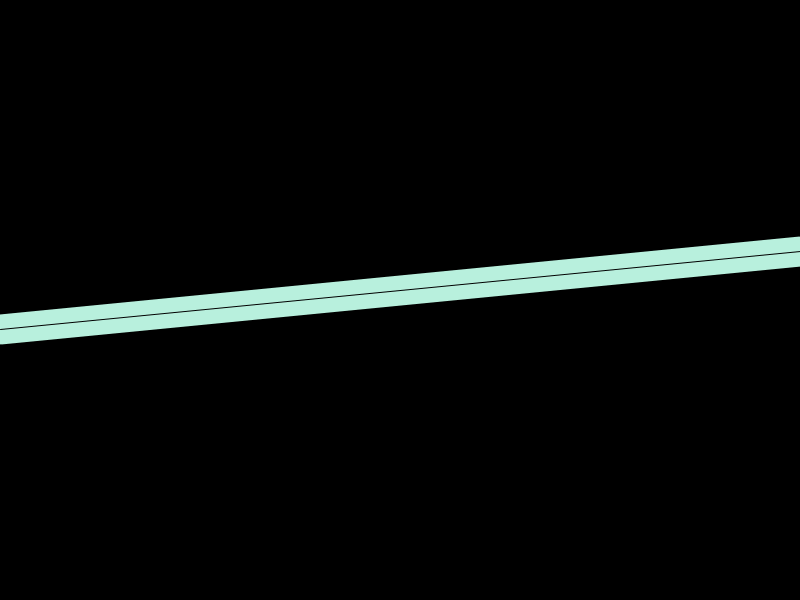
Frame 1 (no input)
Frame 60 (the mouse pressed at the canvas centre just before this capture): identical to frame 1, image omitted
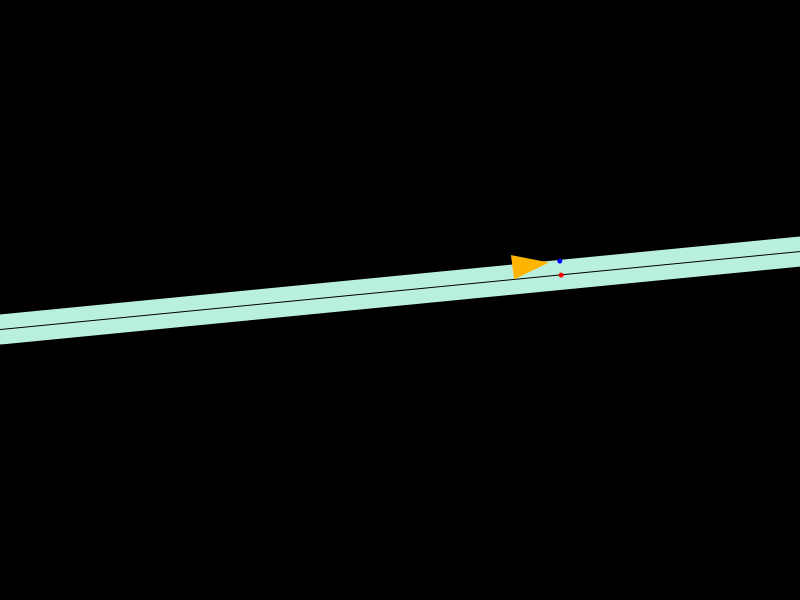
Frame 120 (the mouse held since frame 60 and released just before this capture)

The Processing sketch that drew these frames (run headless with seeded random() and noise(); from frame 60 on, the mouse is pressed at the canvas centre):

// Processing sketch: SeguimientoRutas
// ── SeguimientoRutas.pde
ArrayList<Vehicle> vehicles;
Path p;

void setup() {
	size(800, 600);
	vehicles = new ArrayList();
	p = new Path(0, height/2 + random(-100, 100), width, height/2 + random(-100, 100));
	background(0);
}

void draw() {
	background(0);
	p.display();
	for(Vehicle v : vehicles){
		v.follow(p);
		v.update();
		v.display();
	}
}

void mousePressed(){
	Vehicle v = new Vehicle(mouseX, mouseY, PVector.random2D());
	vehicles.add(v);
}
// ── Path.pde
class Path{

	PVector start;
	PVector end;
	float radius;

	Path (float x1, float y1, float x2, float y2) {
		start = new PVector(x1, y1);
		end = new PVector(x2, y2);
		radius = 15;
	}

	void display(){
		strokeWeight(radius * 2);
		stroke(#B8F0DD);
		line(start.x, start.y, end.x, end.y);
		strokeWeight(1);
		stroke(0);
		line(start.x, start.y, end.x, end.y);
	}

}
// ── Vehicle.pde
class Vehicle {
  PVector pos;
  PVector vel;
  PVector acc;
  float mass;
  float maxSpeed;
  float maxForce;
  float arrivalRadius;
  float lookAhead;
  boolean debug;

  float r;
  color c;
  boolean wrapBorders;

  Vehicle(float x, float y, PVector vel) {
    pos = new PVector(x, y);
    this.vel = vel;
    acc = new PVector(0, 0);
    mass = random(1.5, 2.5);
    r = mass * 5;
    maxSpeed = 3;
    maxForce = 0.2;
    lookAhead = 50;
    c = color(255, 180, 0);
    arrivalRadius = 200;
    wrapBorders = true;
    debug = true;
  }
  void update() {
    vel.add(acc);
    vel.limit(maxSpeed);
    pos.add(vel);
    acc.mult(0);
    borders();
  }
  void applyForce(PVector force) {
    PVector f = PVector.div(force, mass);
    acc.add(f);
  }
  void seek(PVector target) {
    PVector desired = PVector.sub(target, pos);
    desired.setMag(maxSpeed);
    PVector steering = PVector.sub(desired, vel);
    steering.limit(maxForce);
    applyForce(steering);
  }
  void arrive(PVector target) {
    PVector desired = PVector.sub(target, pos);
    float amount = map(desired.mag(), 0, arrivalRadius, 0, maxSpeed);
    desired.setMag(maxSpeed * amount);
    PVector steering = PVector.sub(desired, vel);
    steering.limit(maxForce);
    applyForce(steering);
  }
  void display() {
    float ang = vel.heading();
    noStroke();
    fill(c);
    pushMatrix();
    translate(pos.x, pos.y);
    rotate(ang);
    beginShape();
    vertex(r * 3, 0);
    vertex(0, -r);
    vertex(0, r);
    endShape(CLOSE);
    popMatrix();
  }
  void setWrapBorders(boolean wrap) {
    wrapBorders = wrap;
  }
  void borders() {
    if (wrapBorders) {
      pos.x = (pos.x + width) % width;
      pos.y = (pos.y + height) % height;
    }
  }

  void follow(Path path){
    PVector predictedPos = getPredictedPos();
    PVector normalPos = getNormalPos(predictedPos, path);
    float distance = PVector.dist(predictedPos, normalPos);
    if(distance > path.radius){
      seek(normalPos);
    }
    if(debug){
      noStroke();
      fill(0, 0, 255);
      ellipse(predictedPos.x, predictedPos.y, 5, 5);
      fill(255, 0, 0);
      ellipse(normalPos.x, normalPos.y, 5, 5);
    }
  }

  PVector getPredictedPos(){
    PVector predicted = vel.copy();
    predicted.setMag(lookAhead);
    predicted.add(pos);
    return predicted;
  }

  PVector getNormalPos(PVector pos, Path path){
    PVector a = PVector.sub(pos, path.start);
    PVector b = PVector.sub(path.end, path.start);
    b.normalize();
    b.mult(a.dot(b));
    b.add(path.start);
    return b;
  }

}
